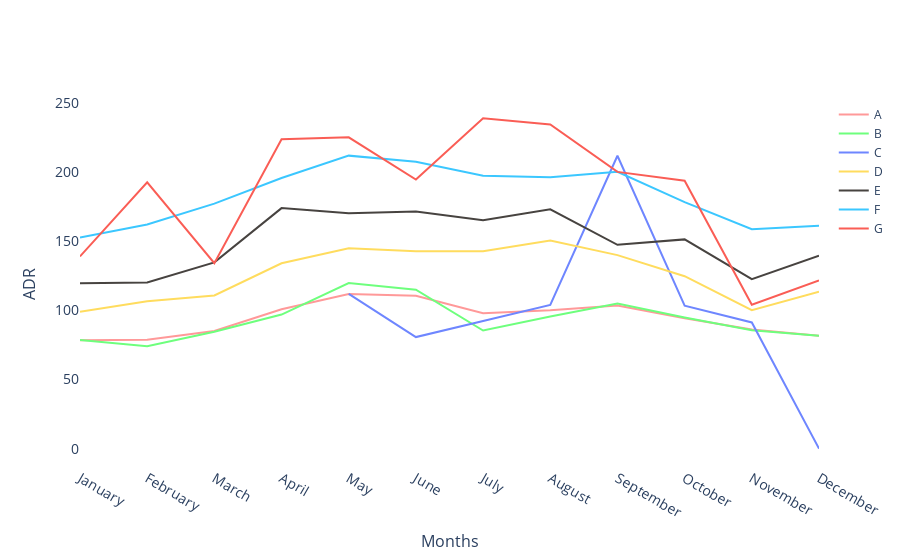

Notebook code for this chart:
### Markdown cell above
<div class="alert alert-success">
    <h3> 2.5 - Average ADR of Reserved Room Type by Month</h3>

</div>

### Code cell
Month= {'January' :'01',
        'February' : '02',
        'March' : '03',
        'April' : '04',
        'May' : '05',
        'June' : '06',
        'July' : '07',
        'August' : '08',
        'September' : '09', 
        'October' : '10',
        'November' : '11',
        'December' : '12'}

mon_adr = df.copy(deep=True)
mon_adr['ArrivalDateMonth_cat'] = mon_adr['ArrivalDateMonth_cat'].apply(lambda x: Month[x])
mon_adra=mon_adr[mon_adr['ReservedRoomType_cat']=='A']
mon_adrb=mon_adr[mon_adr['ReservedRoomType_cat']=='B']
mon_adrc=mon_adr[mon_adr['ReservedRoomType_cat']=='C']
mon_adrd=mon_adr[mon_adr['ReservedRoomType_cat']=='D']
mon_adrf=mon_adr[mon_adr['ReservedRoomType_cat']=='F']
mon_adrg=mon_adr[mon_adr['ReservedRoomType_cat']=='G']
mon_adre=mon_adr[mon_adr['ReservedRoomType_cat']=='E']

mon_adra = mon_adra.groupby(['ArrivalDateMonth_cat'])[['ADR']].mean()
mon_adra = pd.DataFrame(mon_adra, columns = ['ADR']).reset_index()

mon_adrb = mon_adrb.groupby(['ArrivalDateMonth_cat'])[['ADR']].mean()
mon_adrb = pd.DataFrame(mon_adrb, columns = ['ADR']).reset_index()

mon_adrb = mon_adrb.groupby(['ArrivalDateMonth_cat'])[['ADR']].mean()
mon_adrb = pd.DataFrame(mon_adrb, columns = ['ADR']).reset_index()

mon_adrc = mon_adrc.groupby(['ArrivalDateMonth_cat'])[['ADR']].mean()
mon_adrc = pd.DataFrame(mon_adrc, columns = ['ADR']).reset_index()

mon_adrd = mon_adrd.groupby(['ArrivalDateMonth_cat'])[['ADR']].mean()
mon_adrd = pd.DataFrame(mon_adrd, columns = ['ADR']).reset_index()

mon_adrf = mon_adrf.groupby(['ArrivalDateMonth_cat'])[['ADR']].mean()
mon_adrf = pd.DataFrame(mon_adrf, columns = ['ADR']).reset_index()

mon_adrg = mon_adrg.groupby(['ArrivalDateMonth_cat'])[['ADR']].mean()
mon_adrg = pd.DataFrame(mon_adrg, columns = ['ADR']).reset_index()

mon_adre = mon_adre.groupby(['ArrivalDateMonth_cat'])[['ADR']].mean()
mon_adre = pd.DataFrame(mon_adre, columns = ['ADR']).reset_index()

fig = go.Figure()
fig.add_trace(go.Scatter(x=['January','February','March','April','May','June','July','August','September','October','November','December']
                         ,y=mon_adra['ADR'],
                    mode='lines',
                    name='A',marker_color='rgb(255, 153, 153)')),
fig.add_trace(go.Scatter(x=['January','February','March','April','May','June','July','August','September','October','November','December']
                         ,y=mon_adrb['ADR'],
                    mode='lines',
                    name='B',marker_color='rgb(110, 255, 125)')),
fig.add_trace(go.Scatter(x=['May','June','August','September','October','November','December']
                         ,y=mon_adrc['ADR'],
                    mode='lines',
                    name='C',marker_color='rgb(110, 134, 255)')),
fig.add_trace(go.Scatter(x=['January','February','March','April','May','June','July','August','September','October','November','December']
                         ,y=mon_adrd['ADR'],
                    mode='lines',
                    name='D',marker_color='rgb(255, 220, 94)')),
fig.add_trace(go.Scatter(x=['January','February','March','April','May','June','July','August','September','October','November','December']
                         ,y=mon_adre['ADR'],
                    mode='lines',
                    name='E',marker_color='rgb(71, 67, 64)')),
fig.add_trace(go.Scatter(x=['January','February','March','April','May','June','July','August','September','October','November','December']
                         ,y=mon_adrf['ADR'],
                    mode='lines',
                    name='F',marker_color='rgb(59, 199, 255)')),
fig.add_trace(go.Scatter(x=['January','February','March','April','May','June','July','August','September','October','November','December']
                         ,y=mon_adrg['ADR'],
                    mode='lines',
                    name='G',marker_color='rgb(250, 93, 85)'))
fig.update_layout(
    xaxis=dict(
        title='Months',
        titlefont_size=16,
        tickfont_size=14,
    ),
    yaxis=dict(
        title='ADR',
        titlefont_size=16,
        tickfont_size=14,
        
    ))

fig.layout.plot_bgcolor = '#fff'
fig.show()

### Figure 1 — Plotly figure (JSON) as saved in the notebook; plotly's stock layout.template omitted (floating-point values rounded to 4 significant figures)
{"data": [{"marker": {"color": "rgb(255, 153, 153)"}, "mode": "lines", "name": "A", "type": "scatter", "x": ["January", "February", "March", "April", "May", "June", "July", "August", "September", "October", "November", "December"], "y": [78.51, 78.89, 85.17, 100.8, 111.9, 110.6, 97.97, 100.2, 103.6, 94.44, 86.17, 81.81]}, {"marker": {"color": "rgb(110, 255, 125)"}, "mode": "lines", "name": "B", "type": "scatter", "x": ["January", "February", "March", "April", "May", "June", "July", "August", "September", "October", "November", "December"], "y": [78.72, 74.12, 84.67, 97.07, 119.8, 115.1, 85.51, 95.66, 105.1, 94.85, 85.72, 81.65]}, {"marker": {"color": "rgb(110, 134, 255)"}, "mode": "lines", "name": "C", "type": "scatter", "x": ["May", "June", "August", "September", "October", "November", "December"], "y": [112, 80.75, 104, 212, 103.5, 91.33, 0]}, {"marker": {"color": "rgb(255, 220, 94)"}, "mode": "lines", "name": "D", "type": "scatter", "x": ["January", "February", "March", "April", "May", "June", "July", "August", "September", "October", "November", "December"], "y": [99.12, 106.6, 110.8, 134.2, 145.1, 142.9, 142.8, 150.6, 140.1, 124.8, 100.2, 113.5]}, {"marker": {"color": "rgb(71, 67, 64)"}, "mode": "lines", "name": "E", "type": "scatter", "x": ["January", "February", "March", "April", "May", "June", "July", "August", "September", "October", "November", "December"], "y": [119.7, 120.3, 134.8, 174.1, 170.4, 171.6, 165.4, 173.2, 147.5, 151.5, 122.7, 139.6]}, {"marker": {"color": "rgb(59, 199, 255)"}, "mode": "lines", "name": "F", "type": "scatter", "x": ["January", "February", "March", "April", "May", "June", "July", "August", "September", "October", "November", "December"], "y": [152.8, 162.2, 177.3, 195.9, 212.1, 207.7, 197.6, 196.5, 200.4, 178.4, 158.8, 161.4]}, {"marker": {"color": "rgb(250, 93, 85)"}, "mode": "lines", "name": "G", "type": "scatter", "x": ["January", "February", "March", "April", "May", "June", "July", "August", "September", "October", "November", "December"], "y": [139.1, 192.8, 134.2, 224.0, 225.3, 194.8, 239.1, 234.6, 200.3, 193.9, 104.1, 121.8]}], "layout": {"plot_bgcolor": "#fff", "xaxis": {"tickfont": {"size": 14}, "title": {"font": {"size": 16}, "text": "Months"}}, "yaxis": {"tickfont": {"size": 14}, "title": {"font": {"size": 16}, "text": "ADR"}}}}
